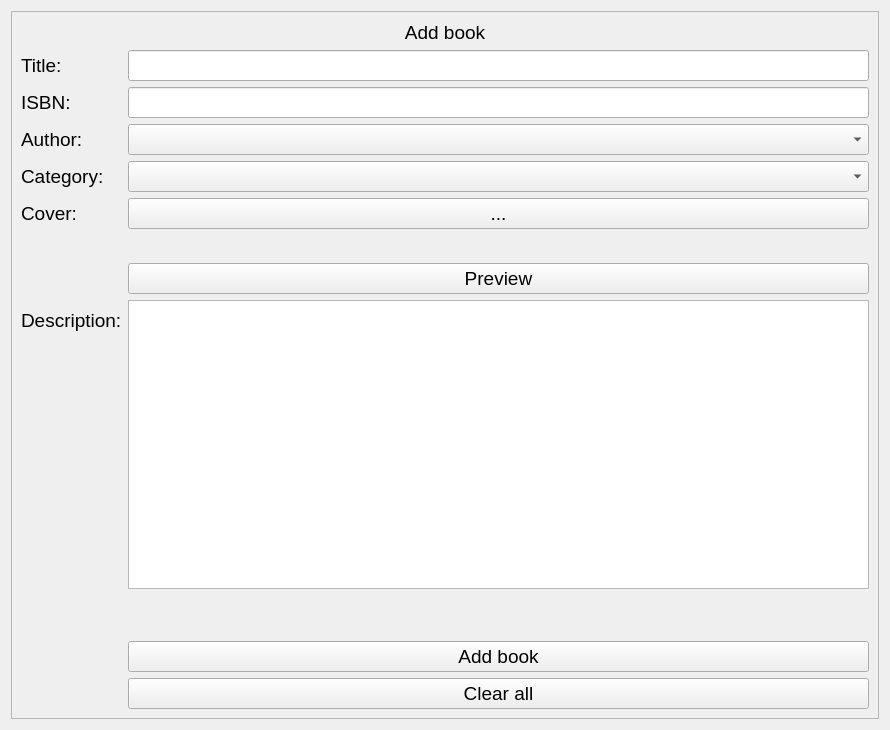
<?xml version="1.0" encoding="UTF-8"?>
<ui version="4.0">
 <class>addBook_window</class>
 <widget class="QWidget" name="addBook_window">
  <property name="geometry">
   <rect>
    <x>0</x>
    <y>0</y>
    <width>890</width>
    <height>730</height>
   </rect>
  </property>
  <property name="windowTitle">
   <string>Form</string>
  </property>
  <property name="styleSheet">
   <string notr="true"/>
  </property>
  <layout class="QVBoxLayout" name="verticalLayout">
   <item>
    <widget class="QFrame" name="addBook_frame">
     <property name="font">
      <font>
       <pointsize>14</pointsize>
      </font>
     </property>
     <property name="frameShape">
      <enum>QFrame::StyledPanel</enum>
     </property>
     <property name="frameShadow">
      <enum>QFrame::Raised</enum>
     </property>
     <layout class="QFormLayout" name="formLayout">
      <item row="3" column="0">
       <widget class="QLabel" name="isbn_label">
        <property name="text">
         <string>ISBN:</string>
        </property>
       </widget>
      </item>
      <item row="5" column="0">
       <widget class="QLabel" name="author_label">
        <property name="text">
         <string>Author:</string>
        </property>
       </widget>
      </item>
      <item row="7" column="0">
       <widget class="QLabel" name="category_label">
        <property name="text">
         <string>Category:</string>
        </property>
       </widget>
      </item>
      <item row="10" column="0">
       <widget class="QLabel" name="cover_label">
        <property name="text">
         <string>Cover:</string>
        </property>
       </widget>
      </item>
      <item row="1" column="0">
       <widget class="QLabel" name="bookTitle_label">
        <property name="text">
         <string>Title:</string>
        </property>
       </widget>
      </item>
      <item row="0" column="0" colspan="2">
       <widget class="QLabel" name="addBook_label">
        <property name="text">
         <string>Add book</string>
        </property>
        <property name="alignment">
         <set>Qt::AlignCenter</set>
        </property>
       </widget>
      </item>
      <item row="1" column="1">
       <widget class="QLineEdit" name="bookTitle_lineEdit"/>
      </item>
      <item row="3" column="1">
       <widget class="QLineEdit" name="isbn_lineEdit"/>
      </item>
      <item row="5" column="1">
       <widget class="QComboBox" name="author_comboBox"/>
      </item>
      <item row="7" column="1">
       <widget class="QComboBox" name="category_comboBox"/>
      </item>
      <item row="10" column="1">
       <widget class="QPushButton" name="uploadCover_button">
        <property name="cursor">
         <cursorShape>ArrowCursor</cursorShape>
        </property>
        <property name="text">
         <string>...</string>
        </property>
       </widget>
      </item>
      <item row="12" column="1">
       <widget class="QPushButton" name="preview_button">
        <property name="text">
         <string>Preview</string>
        </property>
       </widget>
      </item>
      <item row="16" column="0">
       <widget class="QLabel" name="description_label">
        <property name="text">
         <string>Description:</string>
        </property>
       </widget>
      </item>
      <item row="16" column="1">
       <widget class="QPlainTextEdit" name="description_plainTextEdit"/>
      </item>
      <item row="22" column="1">
       <widget class="QPushButton" name="addBook_button">
        <property name="text">
         <string>Add book</string>
        </property>
       </widget>
      </item>
      <item row="23" column="1">
       <widget class="QPushButton" name="clearAll_button">
        <property name="text">
         <string>Clear all</string>
        </property>
       </widget>
      </item>
      <item row="11" column="1">
       <widget class="QLabel" name="coverPath_label">
        <property name="text">
         <string/>
        </property>
       </widget>
      </item>
      <item row="19" column="1">
       <spacer name="verticalSpacer">
        <property name="orientation">
         <enum>Qt::Vertical</enum>
        </property>
        <property name="sizeType">
         <enum>QSizePolicy::Preferred</enum>
        </property>
        <property name="sizeHint" stdset="0">
         <size>
          <width>20</width>
          <height>40</height>
         </size>
        </property>
       </spacer>
      </item>
     </layout>
    </widget>
   </item>
  </layout>
 </widget>
 <resources/>
 <connections/>
</ui>
